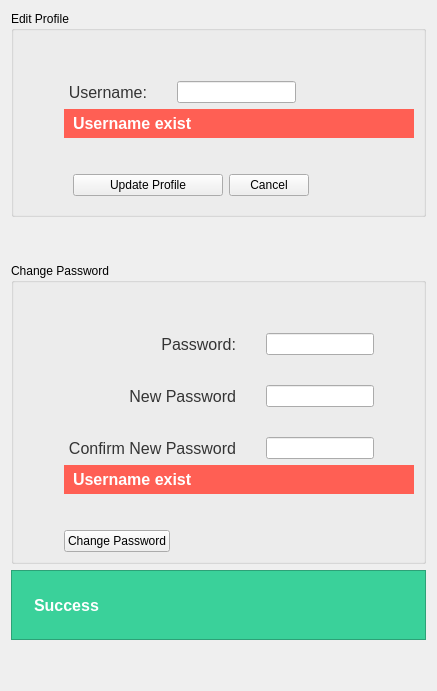
                <widget class="QWidget" name="user_profile_tab">
                 <attribute name="title">
                  <string>Edit Profile</string>
                 </attribute>
                 <layout class="QVBoxLayout" name="verticalLayout_42">
                  <item>
                   <widget class="QGroupBox" name="userpage_editprofile_edit_profile_groupbox">
                    <property name="styleSheet">
                     <string notr="true">QLabel{
	font-size: 16px;
	color: rgb(52, 52, 52);
	padding-right: 20px;
	
}


QLineEdit
{
	max-width: 300px;

}</string>
                    </property>
                    <property name="title">
                     <string>Edit Profile</string>
                    </property>
                    <layout class="QHBoxLayout" name="horizontalLayout_40">
                     <property name="leftMargin">
                      <number>50</number>
                     </property>
                     <property name="topMargin">
                      <number>50</number>
                     </property>
                     <item>
                      <layout class="QVBoxLayout" name="verticalLayout_43">
                       <property name="leftMargin">
                        <number>0</number>
                       </property>
                       <item>
                        <layout class="QGridLayout" name="gridLayout_18">
                         <property name="verticalSpacing">
                          <number>25</number>
                         </property>
                         <item row="0" column="1">
                          <widget class="QLineEdit" name="userpage_editprofile_username_inpt"/>
                         </item>
                         <item row="0" column="0">
                          <widget class="QLabel" name="label_79">
                           <property name="text">
                            <string>Username:</string>
                           </property>
                           <property name="alignment">
                            <set>Qt::AlignRight|Qt::AlignTrailing|Qt::AlignVCenter</set>
                           </property>
                          </widget>
                         </item>
                         <item row="0" column="2">
                          <spacer name="horizontalSpacer_39">
                           <property name="orientation">
                            <enum>Qt::Horizontal</enum>
                           </property>
                           <property name="sizeHint" stdset="0">
                            <size>
                             <width>40</width>
                             <height>20</height>
                            </size>
                           </property>
                          </spacer>
                         </item>
                        </layout>
                       </item>
                       <item>
                        <widget class="QLabel" name="editprofile_error_lbl">
                         <property name="styleSheet">
                          <string notr="true">font-size: 16px;
font-weight: bold;
color: #ffffff;
background-color: rgb(255, 95, 84);
padding:5px;

min-width: 100px;
max-width: 16777px;
max-height: 30px;
</string>
                         </property>
                         <property name="text">
                          <string>Username exist</string>
                         </property>
                        </widget>
                       </item>
                       <item>
                        <widget class="QFrame" name="horizontalFrame_7">
                         <property name="styleSheet">
                          <string notr="true">QPushButton {
max-width: 120px;
}</string>
                         </property>
                         <layout class="QHBoxLayout" name="horizontalLayout_41">
                          <property name="topMargin">
                           <number>30</number>
                          </property>
                          <item>
                           <widget class="QPushButton" name="userpage_editprofile_update_btn">
                            <property name="minimumSize">
                             <size>
                              <width>150</width>
                              <height>0</height>
                             </size>
                            </property>
                            <property name="maximumSize">
                             <size>
                              <width>130</width>
                              <height>16777215</height>
                             </size>
                            </property>
                            <property name="styleSheet">
                             <string notr="true"/>
                            </property>
                            <property name="text">
                             <string>Update Profile</string>
                            </property>
                           </widget>
                          </item>
                          <item>
                           <widget class="QPushButton" name="userpage_editprofile_cancel_btn">
                            <property name="text">
                             <string>Cancel</string>
                            </property>
                           </widget>
                          </item>
                          <item>
                           <spacer name="horizontalSpacer_69">
                            <property name="orientation">
                             <enum>Qt::Horizontal</enum>
                            </property>
                            <property name="sizeHint" stdset="0">
                             <size>
                              <width>40</width>
                              <height>20</height>
                             </size>
                            </property>
                           </spacer>
                          </item>
                         </layout>
                        </widget>
                       </item>
                      </layout>
                     </item>
                    </layout>
                   </widget>
                  </item>
                  <item>
                   <spacer name="verticalSpacer_35">
                    <property name="orientation">
                     <enum>Qt::Vertical</enum>
                    </property>
                    <property name="sizeType">
                     <enum>QSizePolicy::Maximum</enum>
                    </property>
                    <property name="sizeHint" stdset="0">
                     <size>
                      <width>20</width>
                      <height>40</height>
                     </size>
                    </property>
                   </spacer>
                  </item>
                  <item>
                   <widget class="QGroupBox" name="userpage_editprofile_change_pass_groupbox">
                    <property name="styleSheet">
                     <string notr="true">QLabel{
	font-size: 16px;
	color: rgb(52, 52, 52);
	padding-right: 20px;
	
}


QLineEdit
{
	max-width: 300px;

}</string>
                    </property>
                    <property name="title">
                     <string>Change Password</string>
                    </property>
                    <layout class="QHBoxLayout" name="horizontalLayout_43">
                     <property name="leftMargin">
                      <number>50</number>
                     </property>
                     <property name="topMargin">
                      <number>50</number>
                     </property>
                     <item>
                      <layout class="QVBoxLayout" name="verticalLayout_44">
                       <property name="leftMargin">
                        <number>0</number>
                       </property>
                       <item>
                        <layout class="QGridLayout" name="gridLayout_22">
                         <property name="verticalSpacing">
                          <number>30</number>
                         </property>
                         <item row="0" column="0">
                          <widget class="QLabel" name="label_80">
                           <property name="text">
                            <string>Password:</string>
                           </property>
                           <property name="alignment">
                            <set>Qt::AlignRight|Qt::AlignTrailing|Qt::AlignVCenter</set>
                           </property>
                          </widget>
                         </item>
                         <item row="1" column="0">
                          <widget class="QLabel" name="label_81">
                           <property name="text">
                            <string>New Password</string>
                           </property>
                           <property name="alignment">
                            <set>Qt::AlignRight|Qt::AlignTrailing|Qt::AlignVCenter</set>
                           </property>
                          </widget>
                         </item>
                         <item row="2" column="1">
                          <widget class="QLineEdit" name="userpage_editprofile_confirm_new_password_inpt"/>
                         </item>
                         <item row="0" column="1">
                          <widget class="QLineEdit" name="userpage_editprofile_old_password_inpt"/>
                         </item>
                         <item row="2" column="0">
                          <widget class="QLabel" name="label_86">
                           <property name="text">
                            <string>Confirm New Password</string>
                           </property>
                           <property name="alignment">
                            <set>Qt::AlignRight|Qt::AlignTrailing|Qt::AlignVCenter</set>
                           </property>
                          </widget>
                         </item>
                         <item row="1" column="1">
                          <widget class="QLineEdit" name="userpage_editprofile_new_password_inpt"/>
                         </item>
                         <item row="0" column="2">
                          <spacer name="horizontalSpacer_73">
                           <property name="orientation">
                            <enum>Qt::Horizontal</enum>
                           </property>
                           <property name="sizeHint" stdset="0">
                            <size>
                             <width>40</width>
                             <height>20</height>
                            </size>
                           </property>
                          </spacer>
                         </item>
                        </layout>
                       </item>
                       <item>
                        <widget class="QLabel" name="changepass_error_lbl">
                         <property name="styleSheet">
                          <string notr="true">font-size: 16px;
font-weight: bold;
color: #ffffff;
background-color: rgb(255, 95, 84);
padding:5px;

min-width: 300px;
max-width: 16777px;
max-height: 30px;
</string>
                         </property>
                         <property name="text">
                          <string>Username exist</string>
                         </property>
                        </widget>
                       </item>
                       <item>
                        <layout class="QHBoxLayout" name="horizontalLayout_44">
                         <property name="topMargin">
                          <number>30</number>
                         </property>
                         <item>
                          <widget class="QPushButton" name="userpage_editprofile_change_password_btn">
                           <property name="maximumSize">
                            <size>
                             <width>130</width>
                             <height>16777215</height>
                            </size>
                           </property>
                           <property name="styleSheet">
                            <string notr="true">max-width: 120px;</string>
                           </property>
                           <property name="text">
                            <string>Change Password</string>
                           </property>
                          </widget>
                         </item>
                         <item>
                          <spacer name="horizontalSpacer_97">
                           <property name="orientation">
                            <enum>Qt::Horizontal</enum>
                           </property>
                           <property name="sizeHint" stdset="0">
                            <size>
                             <width>40</width>
                             <height>20</height>
                            </size>
                           </property>
                          </spacer>
                         </item>
                        </layout>
                       </item>
                      </layout>
                     </item>
                    </layout>
                   </widget>
                  </item>
                  <item>
                   <widget class="QFrame" name="userspage_editprofile_success_frame">
                    <property name="styleSheet">
                     <string notr="true">QFrame{
background-color: rgb(58, 209, 154);
}</string>
                    </property>
                    <property name="frameShape">
                     <enum>QFrame::StyledPanel</enum>
                    </property>
                    <property name="frameShadow">
                     <enum>QFrame::Raised</enum>
                    </property>
                    <layout class="QHBoxLayout" name="horizontalLayout_45">
                     <item>
                      <widget class="QLabel" name="label_89">
                       <property name="maximumSize">
                        <size>
                         <width>50</width>
                         <height>50</height>
                        </size>
                       </property>
                       <property name="text">
                        <string/>
                       </property>
                       <property name="pixmap">
                        <pixmap>:/assets/icons/icons8-check-150.png</pixmap>
                       </property>
                       <property name="scaledContents">
                        <bool>true</bool>
                       </property>
                      </widget>
                     </item>
                     <item>
                      <widget class="QLabel" name="userspage_editprofile_success_lbl">
                       <property name="minimumSize">
                        <size>
                         <width>0</width>
                         <height>50</height>
                        </size>
                       </property>
                       <property name="styleSheet">
                        <string notr="true">font-size: 16px;
font-weight: bold;
color: #ffffff;

</string>
                       </property>
                       <property name="text">
                        <string>Success</string>
                       </property>
                       <property name="scaledContents">
                        <bool>false</bool>
                       </property>
                      </widget>
                     </item>
                     <item>
                      <spacer name="horizontalSpacer_71">
                       <property name="orientation">
                        <enum>Qt::Horizontal</enum>
                       </property>
                       <property name="sizeHint" stdset="0">
                        <size>
                         <width>40</width>
                         <height>20</height>
                        </size>
                       </property>
                      </spacer>
                     </item>
                    </layout>
                   </widget>
                  </item>
                  <item>
                   <spacer name="verticalSpacer_36">
                    <property name="orientation">
                     <enum>Qt::Vertical</enum>
                    </property>
                    <property name="sizeHint" stdset="0">
                     <size>
                      <width>20</width>
                      <height>40</height>
                     </size>
                    </property>
                   </spacer>
                  </item>
                 </layout>
                </widget>
